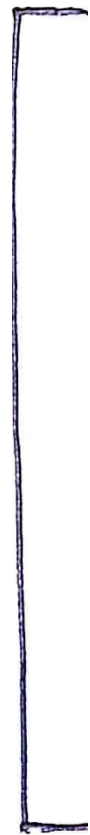
#> input picture dataset/left_braces.png, 90 x 835 px
$ python main.py
#> lines starting #> are read from the running program, lines starting #| are printed output that depends on the picture
from PIL import Image
import Digit.Digit as DigitBuilder
import Digit.constants as Constants


img = Image.new('RGBA', (2100, 1000), 'white')
#> img: PIL image 2100x1000 RGBA; every value is 255

# Left and Right braces
left = Image.open(Constants.left_braces)
#> left is the input picture: PIL image 90x835 RGBA; mean R, G, B, A 27.1, 26.7, 29.2, 37.3
right = Image.open(Constants.right_braces)
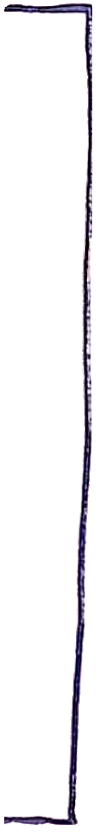
#> input picture dataset/right_braces.png, 98 x 832 px
#> right is the input picture: PIL image 98x832 RGBA; mean R, G, B, A 9, 7.4, 10.8, 20.2

lw, lh = left.size
#> lw = 90; lh = 835
rw, rh = right.size
#> rw = 98; rh = 832

L = lw + 10
#> L = 100
R = 2100 - rw - 10
#> R = 1992

cursorX = L
#> cursorX = 100
cursorY = 0

offsetX = 200
offsetY = 100

print('Handwriting generator: \n\n')
print('Enter the input matrix : \n\n')

while True:
    row = input()
    if row == '':
        break

    data = row.split(" ")
    for num in data:
        temp = DigitBuilder.get_number(int(num))
        img.paste(temp, (cursorX, cursorY))
        w, h = temp.size
        cursorX += offsetX
    cursorX = L
    cursorY += offsetY

img.paste(left, (0, 20))
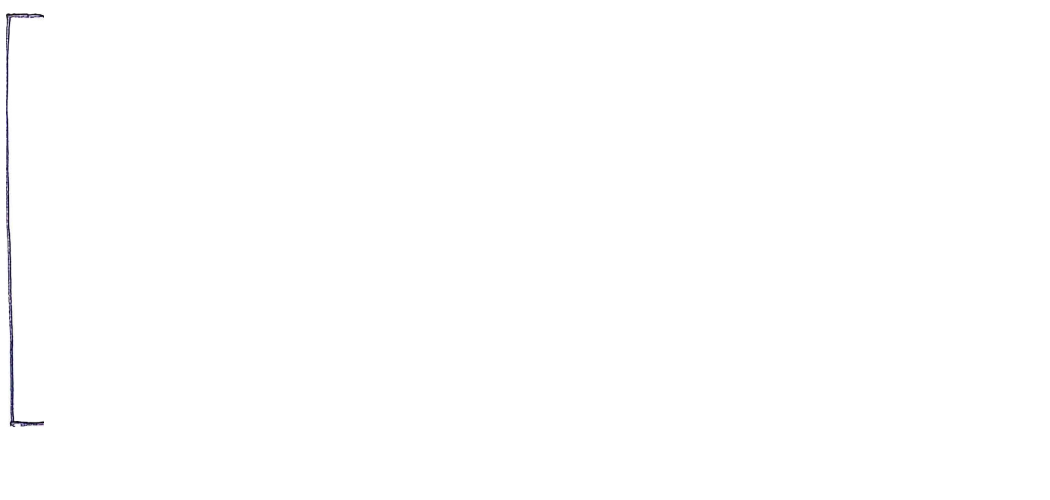
#> img: PIL image 2100x1000 RGBA (shown at 1/2 size); mean R, G, B, A 246.8, 246.8, 246.9, 247.2; transparent parts drawn white
img.paste(right, (2100 - rw, 20))

img.show()
